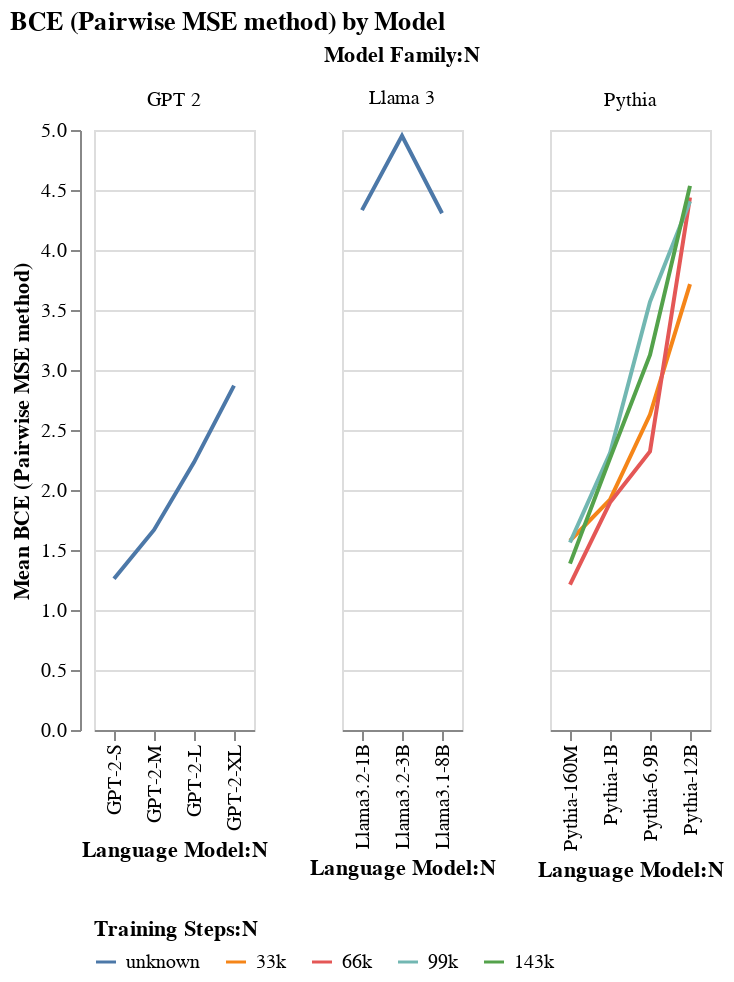

Here is the notebook cell this chart was saved with:
### Markdown cell above
## Define a visualization config and visualize the data

src.visualizer provides a very simple interface for quickly visualizing lots of data by describing which column to map to which plotting element.

### Code cell
config = VisualisationConfig(
    plot_fn=alt.Chart.mark_line,
    fig_title="BCE (Pairwise MSE method) by Model",
    x_category="Language Model:N",
    y_category="mean(BCE (Pairwise MSE)):Q",
    color_category="Training Steps:N",
    facet_category="Model Family:N",
    tooltip_fields=[
        alt.Tooltip("Language Model:N", title="Model"),
        alt.Tooltip("Model Family:N", title="Family"),
        alt.Tooltip("mean(BCE (Pairwise MSE)):Q", title="Mean BCE", format=".3f"),
        alt.Tooltip("median():Q", title="Median", format=".3f"),
        alt.Tooltip("mean():Q", title="Mean", format=".3f"),
        alt.Tooltip("count():Q", title="Count", format="d"),
    ],
    titles={
        "mean(BCE (Pairwise MSE)):Q": "Mean BCE (Pairwise MSE method)",
        "model_name": "Language Model",
    },
    chart_properties={"resolve": {"scale": {"x": "independent", "y": "shared"}}},
    legend_config={"columns": 5, "orient": "bottom"},
)

chart_mse = visualize(bce_mse_analyzer.df, config=config)

chart_mse.show()

### Figure 1 — Vega specification as saved in the notebook (floating-point values rounded to 4 significant figures)
{"$schema": "https://vega.github.io/schema/vega/v5.json", "data": [{"name": "source_0", "values": [{"Language Model": "GPT-2-S", "Training Steps": "unknown", "Model Family": "GPT 2", "mean_BCE (Pairwise MSE)": 1.26, "__count": 396}, {"Language Model": "GPT-2-M", "Training Steps": "unknown", "Model Family": "GPT 2", "mean_BCE (Pairwise MSE)": 1.667, "__count": 396}, {"Language Model": "GPT-2-L", "Training Steps": "unknown", "Model Family": "GPT 2", "mean_BCE (Pairwise MSE)": 2.23, "__count": 396}, {"Language Model": "GPT-2-XL", "Training Steps": "unknown", "Model Family": "GPT 2", "mean_BCE (Pairwise MSE)": 2.869, "__count": 396}, {"Language Model": "Llama3.2-1B", "Training Steps": "unknown", "Model Family": "Llama 3", "mean_BCE (Pairwise MSE)": 4.332, "__count": 396}, {"Language Model": "Llama3.2-3B", "Training Steps": "unknown", "Model Family": "Llama 3", "mean_BCE (Pairwise MSE)": 4.952, "__count": 396}, {"Language Model": "Llama3.1-8B", "Training Steps": "unknown", "Model Family": "Llama 3", "mean_BCE (Pairwise MSE)": 4.306, "__count": 396}, {"Language Model": "Pythia-160M", "Training Steps": "33k", "Model Family": "Pythia", "mean_BCE (Pairwise MSE)": 1.577, "__count": 396}, {"Language Model": "Pythia-160M", "Training Steps": "66k", "Model Family": "Pythia", "mean_BCE (Pairwise MSE)": 1.211, "__count": 396}, {"Language Model": "Pythia-160M", "Training Steps": "99k", "Model Family": "Pythia", "mean_BCE (Pairwise MSE)": 1.563, "__count": 396}, {"Language Model": "Pythia-160M", "Training Steps": "143k", "Model Family": "Pythia", "mean_BCE (Pairwise MSE)": 1.386, "__count": 396}, {"Language Model": "Pythia-1B", "Training Steps": "33k", "Model Family": "Pythia", "mean_BCE (Pairwise MSE)": 1.921, "__count": 396}, {"Language Model": "Pythia-1B", "Training Steps": "66k", "Model Family": "Pythia", "mean_BCE (Pairwise MSE)": 1.896, "__count": 396}, {"Language Model": "Pythia-1B", "Training Steps": "99k", "Model Family": "Pythia", "mean_BCE (Pairwise MSE)": 2.307, "__count": 396}, {"Language Model": "Pythia-1B", "Training Steps": "143k", "Model Family": "Pythia", "mean_BCE (Pairwise MSE)": 2.264, "__count": 396}, {"Language Model": "Pythia-6.9B", "Training Steps": "33k", "Model Family": "Pythia", "mean_BCE (Pairwise MSE)": 2.629, "__count": 396}, {"Language Model": "Pythia-6.9B", "Training Steps": "66k", "Model Family": "Pythia", "mean_BCE (Pairwise MSE)": 2.322, "__count": 396}, {"Language Model": "Pythia-6.9B", "Training Steps": "99k", "Model Family": "Pythia", "mean_BCE (Pairwise MSE)": 3.568, "__count": 396}, {"Language Model": "Pythia-6.9B", "Training Steps": "143k", "Model Family": "Pythia", "mean_BCE (Pairwise MSE)": 3.125, "__count": 396}, {"Language Model": "Pythia-12B", "Training Steps": "33k", "Model Family": "Pythia", "mean_BCE (Pairwise MSE)": 3.716, "__count": 396}, {"Language Model": "Pythia-12B", "Training Steps": "66k", "Model Family": "Pythia", "mean_BCE (Pairwise MSE)": 4.437, "__count": 396}, {"Language Model": "Pythia-12B", "Training Steps": "99k", "Model Family": "Pythia", "mean_BCE (Pairwise MSE)": 4.405, "__count": 396}, {"Language Model": "Pythia-12B", "Training Steps": "143k", "Model Family": "Pythia", "mean_BCE (Pairwise MSE)": 4.534, "__count": 396}]}, {"name": "facet_domain"}, {"name": "facet_domain_row", "values": [{"data": 0.0}]}, {"name": "source_0_y_domain_mean_BCE (Pairwise MSE)", "values": [{"min": 1.211, "max": 4.952}]}, {"name": "source_0_color_domain_Training Steps", "values": [{"Training Steps": "unknown"}, {"Training Steps": "33k"}, {"Training Steps": "66k"}, {"Training Steps": "99k"}, {"Training Steps": "143k"}]}], "signals": [{"name": "child_x_step", "value": 20}, {"name": "child_height", "value": 300}], "marks": [{"type": "group", "name": "facet-title", "title": {"text": "Model Family:N", "style": "guide-title", "offset": 10}, "role": "column-title"}, {"type": "group", "name": "row_header", "from": {"data": "facet_domain_row"}, "encode": {"update": {"height": {"signal": "child_height"}}}, "axes": [{"scale": "y", "orient": "left", "grid": false, "title": "Mean BCE (Pairwise MSE method)", "tickCount": {"signal": "ceil(child_height/40)"}, "labelOverlap": true, "zindex": 0}], "role": "row-header"}, {"type": "group", "name": "cell", "from": {"facet": {"data": "source_0", "name": "facet", "groupby": ["Model Family"], "aggregate": {"fields": ["Language Model"], "ops": ["distinct"], "as": ["distinct_Language Model"]}}}, "sort": {"field": ["datum[\"Model Family\"]"], "order": ["ascending"]}, "encode": {"update": {"width": {"signal": "bandspace(datum[\"distinct_Language Model\"], 1, 0.5) * child_x_step"}, "height": {"signal": "child_height"}}}, "data": [{"name": "facet_child_x_domain_Language Model_2", "source": "facet", "transform": [{"type": "aggregate", "groupby": ["Language Model"], "fields": [], "ops": [], "as": []}, {"type": "formula", "expr": "datum['Language Model']", "as": "sort_field"}, {"type": "project", "fields": ["Language Model"]}]}], "marks": [{"type": "group", "name": "child_pathgroup", "from": {"facet": {"data": "facet", "name": "faceted_path_child_main", "groupby": ["Training Steps"]}}, "encode": {"update": {"width": {"field": {"signal": null, "datum": null, "group": "width", "parent": null}}, "height": {"field": {"signal": null, "datum": null, "group": "height", "parent": null}}}}, "marks": [{"type": "line", "name": "child_marks", "from": {"data": "faceted_path_child_main"}, "sort": {"field": "x"}, "encode": {"update": {"y": {"field": "mean_BCE (Pairwise MSE)", "scale": "y"}, "x": {"field": "Language Model", "scale": "child_x"}, "tooltip": {"signal": "{\"Model\": isValid(datum[\"Language Model\"]) ? datum[\"Language Model\"] : \"\"+datum[\"Language Model\"], \"Family\": isValid(datum[\"Model Family\"]) ? datum[\"Model Family\"] : \"\"+datum[\"Model Family\"], \"Mean BCE\": format(datum[\"mean_BCE (Pairwise MSE)\"], \".3f\"), \"Count\": format(datum[\"__count\"], \"d\")}"}, "stroke": {"field": "Training Steps", "scale": "color"}, "defined": {"signal": "isValid(datum[\"mean_BCE (Pairwise MSE)\"]) && isFinite(+datum[\"mean_BCE (Pairwise MSE)\"])"}}}, "style": ["line"]}]}], "scales": [{"name": "child_x", "type": "point", "domain": {"data": "facet_child_x_domain_Language Model_2", "field": "Language Model"}, "range": {"step": {"signal": "child_x_step"}}, "padding": 0.5}], "axes": [{"scale": "y", "orient": "left", "gridScale": "child_x", "tickCount": {"signal": "ceil(child_height/40)"}, "domain": false, "aria": false, "ticks": false, "labels": false, "grid": true, "minExtent": 0, "maxExtent": 0, "zindex": 0}, {"scale": "child_x", "labelAngle": 270, "orient": "bottom", "labelBaseline": "middle", "labelAlign": "right", "zindex": 0, "title": "Language Model:N", "grid": false}], "title": {"text": {"signal": "isValid(parent[\"Model Family\"]) ? parent[\"Model Family\"] : \"\"+parent[\"Model Family\"]"}, "style": "guide-label", "offset": 10, "frame": "group"}, "style": "cell"}], "scales": [{"name": "y", "type": "linear", "domain": [{"signal": "(data(\"source_0_y_domain_mean_BCE (Pairwise MSE)\")[0] || {}).min"}, {"signal": "(data(\"source_0_y_domain_mean_BCE (Pairwise MSE)\")[0] || {}).max"}], "range": [{"signal": "child_height"}, 0], "zero": true, "nice": true}, {"name": "color", "type": "ordinal", "domain": {"data": "source_0_color_domain_Training Steps", "field": "Training Steps"}, "range": "category"}], "title": {"text": "BCE (Pairwise MSE method) by Model", "anchor": "start"}, "padding": 5, "layout": {"padding": 20, "bounds": "full", "align": "none", "columns": 3}, "legends": [{"columns": 5, "orient": "bottom", "title": "Training Steps:N", "stroke": "color", "direction": "horizontal", "symbolType": "stroke"}], "background": "white"}
